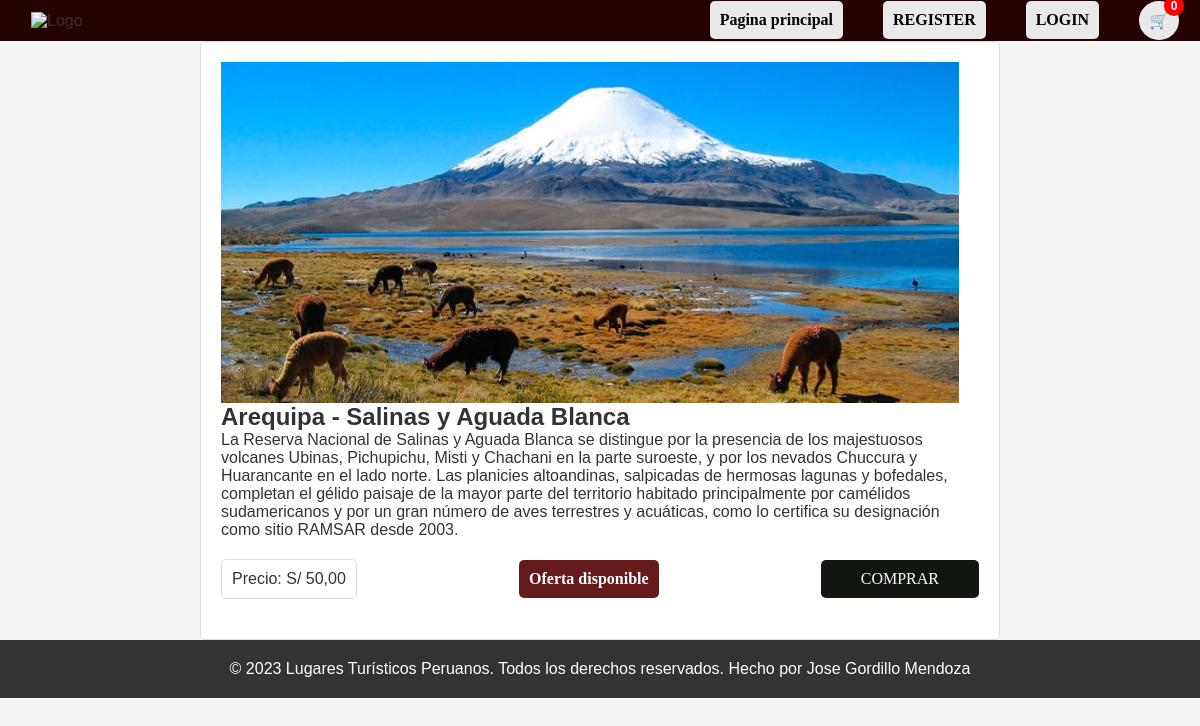
/destino/3/, run on the app's committed database.
### destinos/models.py (models this page shows, shortened)
class DestinosTuristicos(models.Model):
    nombreCiudad = models.CharField(max_length=100)
    descripcionCiudad = models.TextField()
    imagenCiudad = models.ImageField(upload_to='imagenes/')
    precioTour = models.DecimalField(max_digits=8, decimal_places=2)
    ofertaTour = models.BooleanField(default=False)

### destinos/views.py (the view)
# urls.py: path('destino/<int:destino_id>/', views.detalle_destino, name='detalle_destino'),
def detalle_destino(request, destino_id):
    destino = get_object_or_404(DestinosTuristicos, pk=destino_id)
    return render(request, 'detalle_destino.html', {'destino': destino})

### templates/detalle_destino.html
{% extends 'destinos_turisticos.html' %}
{% load static %}
{% block content %}
<div class="centered-container">
    <div class="detalle-destino">
        <div class="imagen">
            <img src="{{ destino.imagenCiudad.url }}" alt="{{ destino.nombreCiudad }}" class="imagen-ciudad">
        </div>
        <div class="descripcion-precio">
            <div class="descripcion">
                <h2>{{ destino.nombreCiudad }}</h2>
                <p>{{ destino.descripcionCiudad }}</p>
            </div>
            <div class="precio-oferta">
                <div class="precio">
                    <p>Precio: S/ {{ destino.precioTour }}</p>
                </div>
                <div>
                    {% if destino.ofertaTour %}
                        <p class="oferta">Oferta disponible</p>
                    {% endif %}
                </div>
                <div class="comprar-btn">
                    <a href="http://127.0.0.1:8000/cuenta/login" class="comprar-btn">COMPRAR</a>
                </div>
            </div>
        </div>
    </div>
</div>
{% endblock %}

### static/style.css (style rules this page uses)
* { margin: 0; padding: 0; box-sizing: border-box; font-family: Arial, Helvetica, sans-serif; }
body { font-family: Impact; background-color: #f2f2f2; color: #333; }
.oferta { font-family: 'Arial Narrow Bold', sans-serif; font-weight: bold; color: rgba(92, 26, 26, 0.433); }
body { background-color: #f4f4f4; }
.detalle-destino { background-color: #ffffff; border: 1px solid #dddddd; border-radius: 5px; padding: 20px; margin: 0 auto; max-width: 800px; }
.imagen { flex: 1; margin-right: 20px; display: flex; justify-content: center; align-items: center; }
.imagen img { max-width: 100%; max-height: 100%; }
.descripcion-precio { flex: 2; display: flex; flex-direction: column; }
.descripcion { margin-bottom: 20px; }
.precio-oferta { font-family: Arial Black; display: flex; justify-content: space-between; align-items: center; margin-bottom: 20px; }
.precio { font-family: Arial Black; background-color: #ffffff; border: 1px solid #dddddd; border-radius: 5px; padding: 10px; }
.oferta { font-family: Arial Black; padding: 10px; background-color: #651b1b; color: #ffffff; text-align: center; font-weight: bold; border-radius: 5px; }
.comprar-btn { font-family: Arial Black; padding: 10px 20px; background-color: #111611; color: #ffffff; text-decoration: none; border-radius: 5px; transition: 0.4s; }

### data on the page
DestinosTuristicos: imagenCiudad (picture), nombreCiudad "Arequipa - Salinas y Aguada Blanca", descripcionCiudad "La Reserva Nacional de Salinas y Aguada Blanca se distingue por la presencia de los majestuosos volcanes Ubinas, Pichupichu, Misti y Chachani en la parte suroeste, y por los nevados Chuccura y Huarancante­ en el lado norte. Las planicies altoandinas, salpicadas de hermosas lagunas y bofedales, completan el gélido paisaje de la mayor parte del territorio habitado principalmente por camélidos sudamericanos y por un gran número de aves terrestres y acuáticas, como lo certifica su designación como sitio RAMSAR desde 2003.", precioTour "50,00"
